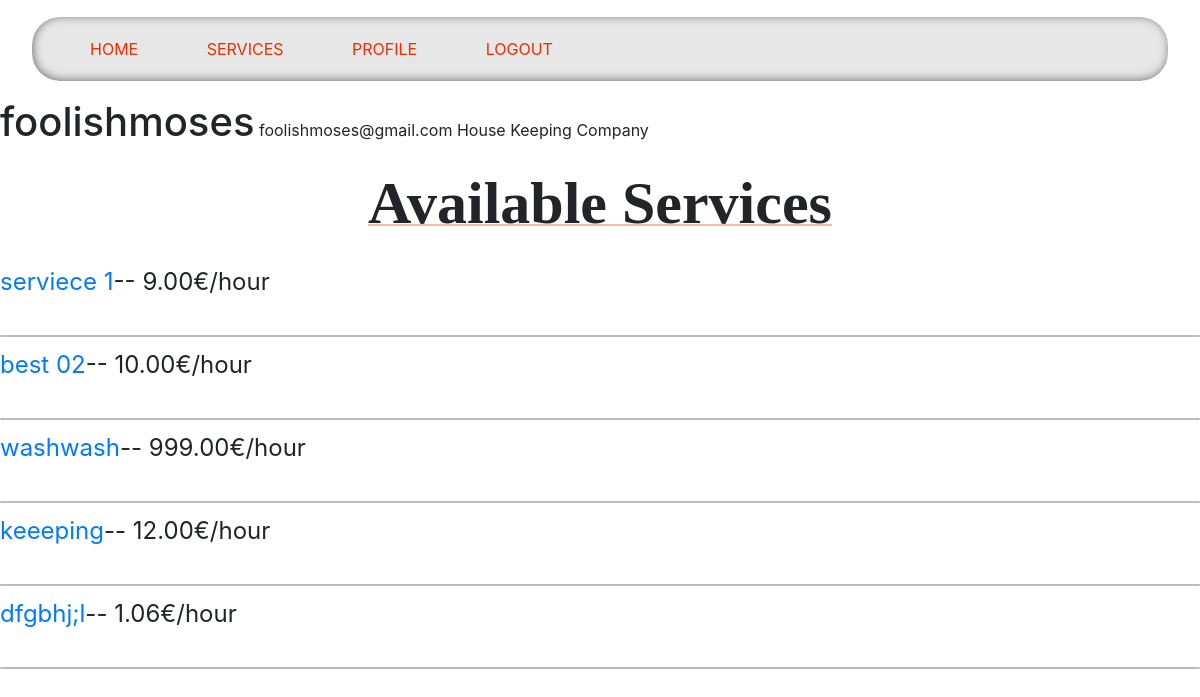
The page /company/foolishmoses on the database its author committed.
### users/models.py (models this page shows, shortened)
class User(AbstractUser):
    is_company = models.BooleanField(default=False)
    is_customer = models.BooleanField(default=False)
    email = models.EmailField(unique=True)
    USERNAME_FIELD = 'email'
    REQUIRED_FIELDS = ['username']

class Company(models.Model):
    user = models.OneToOneField(
        User, on_delete=models.CASCADE, primary_key=True)
    field = models.CharField(max_length=70, choices=(('Air Conditioner', 'Air Conditioner'),
                                                     ('All in One', 'All in One'),
                                                     ('Carpentry', 'Carpentry'),
                                                     ('Electricity',
                                                      'Electricity'),
                                                     ('Gardening', 'Gardening'),
                                                     ('Home Machines',
                                                      'Home Machines'),
                                                     ('House Keeping',
                                                      'House Keeping'),
                                                     ('Interior Design',
                                                      'Interior Design'),
                                                     ('Locks', 'Locks'),
                                                     ('Painting', 'Painting'),
                                                     ('Plumbing', 'Plumbing'),
                                                     ('Water Heaters', 'Water Heaters')), blank=False, null=False)
    rating = models.IntegerField(
        validators=[MaxValueValidator(5), MinValueValidator(0)], default=0)

### services/models.py (models this page shows, shortened)
class Service(models.Model):
    company = models.ForeignKey(Company, on_delete=models.CASCADE)
    name = models.CharField(max_length=40)
    description = models.TextField()
    price_hour = models.DecimalField(decimal_places=2, max_digits=100)
    rating = models.IntegerField(validators=[MinValueValidator(
        0), MaxValueValidator(5)], default=0)
    choices = (
        ('Air Conditioner', 'Air Conditioner'),
        ('Carpentry', 'Carpentry'),
        ('Electricity', 'Electricity'),
        ('Gardening', 'Gardening'),
        ('Home Machines', 'Home Machines'),
        ('House Keeping', 'House Keeping'),
        ('Interior Design', 'Interior Design'),
        ('Locks', 'Locks'),
        ('Painting', 'Painting'),
        ('Plumbing', 'Plumbing'),
        ('Water Heaters', 'Water Heaters'),
    )
    field = models.CharField(max_length=30, blank=False,
                             null=False, choices=choices)
    date = models.DateTimeField(auto_now=True, null=False)

### netfix/views.py (the view)
# urls.py: path('company/<slug:name>', v.company_profile, name='company_profile')
def company_profile(request, name):
    user = User.objects.get(username=name)
    services = Service.objects.filter(
        company=Company.objects.get(user=user)).order_by("-date")
    print("services")
    return render(request, 'users/profile.html', {'user': user, 'services': services})

### users/templates/users/profile.html (shortened to what this page needs)
{% extends 'main/base.html' %}
{% block content %}
    {% if user.is_customer %}
        <div style="display: ruby;">
            <h1>{{ user.username }} ({{user_age}} y/o)</h1>
            <p>{{ user.email }}</p>
            <p style="float: right;">Customer</p>
        </div>
    {% else %}
        <div style="display: ruby;">
            <h1>{{ user.username }}</h1>
            <p> {{ user.email }}</p>
            <p style="float: right;">{{user.company.field}} Company</p>
        </div>
       {% endif %}
    {% if 'customer' in request.path %}
        <p class="title">Previous Requested Services</p>
    {% else %}
        <p class="title">Available Services</p>
    {% endif %}
    {% if user.is_customer %}
        {% for service in services %}
            <div>
                <a href="/services/{{service.service.id}}">{{service.service.name}}</a> ({{service.service.field}})
                <p style="margin: 0; display: inline-block;"> ❱❱ {{service.price}}</p>
                <p style="margin: 0; display: inline-block;"> ❱❱ {{ service.date }}</p>
                <p style="float: right; margin: 0;">
                    by <a href="/company/{{service.service.company.user}}">{{service.service.company.user}}</a>
                </p>
            </div>
            <div class="line"></div>
        {% endfor %}
    {% else %}
        {% for service in services %}
        <div class="list_services_profile">
            <a href="/services/{{service.id}}">{{service.name}}</a>-- {{service.price_hour}}€/hour
            <div class="line"></div>
        </div>
        {% endfor %}
    {% endif %}
{% endblock %}

### static/css/style.css (style rules this page uses)
body { background: #292929; font-family: 'Lexend Exa', sans-serif; padding: 0; margin: 0; }
a { color: #ee5e4b; text-decoration: none; }
.title { text-align: center; font-family: 'Times New Roman', Times, serif; font-size: 60px; font-weight: bold; text-decoration: 2px underline; text-decoration-color: rgba(255, 68, 0, 0.37); }
.line { width: 100%; margin: 0 auto; height: 2px; background-color: #00000044; border-radius: 20px; margin-bottom: 10px; margin-top: 35px; }
.list_services_profile { font-size: x-large; }

### rows shown on the page
User: username "foolishmoses", email "foolishmoses@gmail.com", company.field "House Keeping"
Service: name "serviece 1", price_hour "9.00"
Service: name "best 02", price_hour "10.00"
Service: name "washwash", price_hour "999.00"
Service: name "keeeping", price_hour "12.00"
Service: name "dfgbhj;l", price_hour "1.06"
